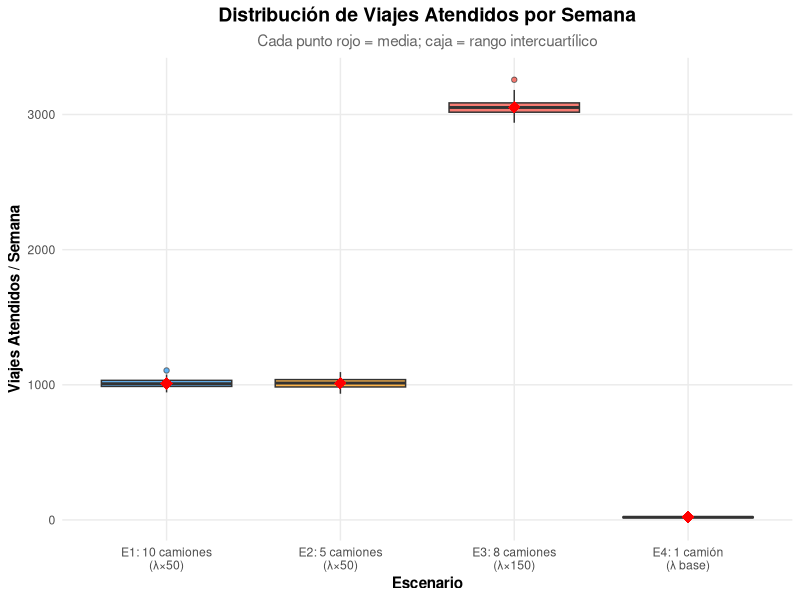
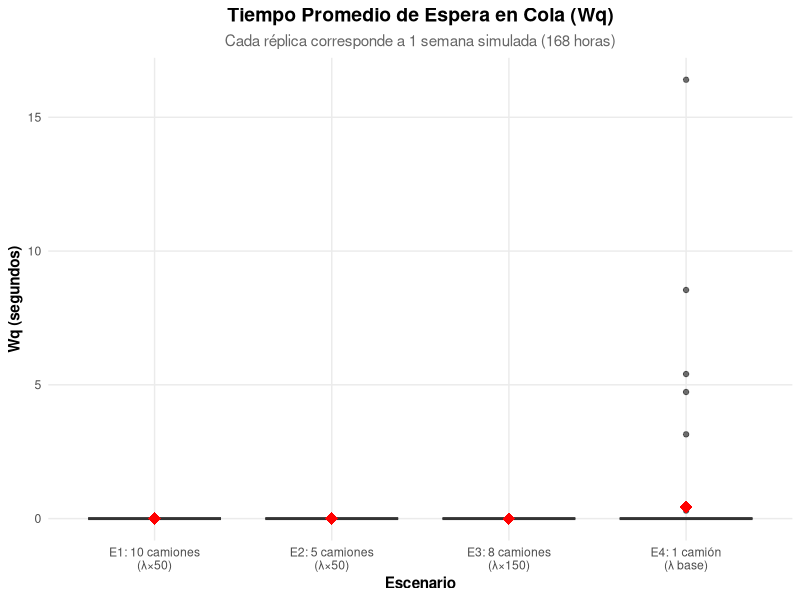
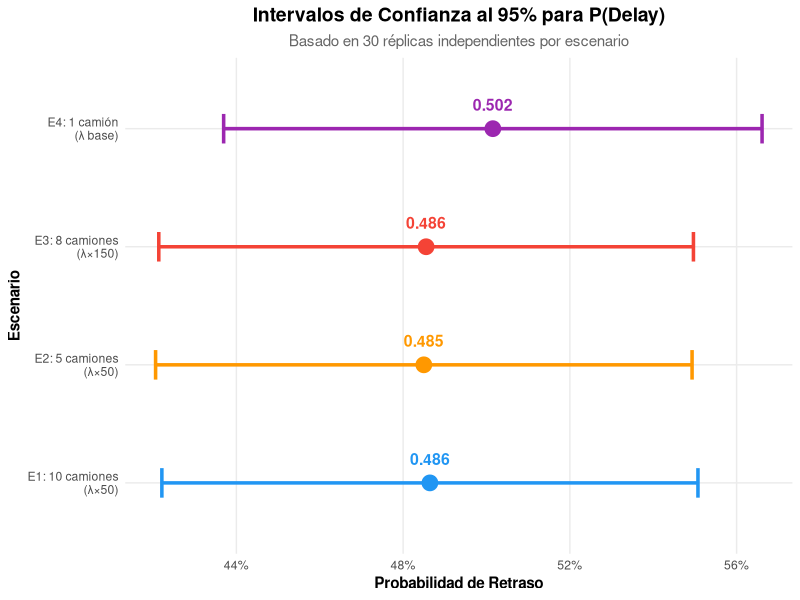
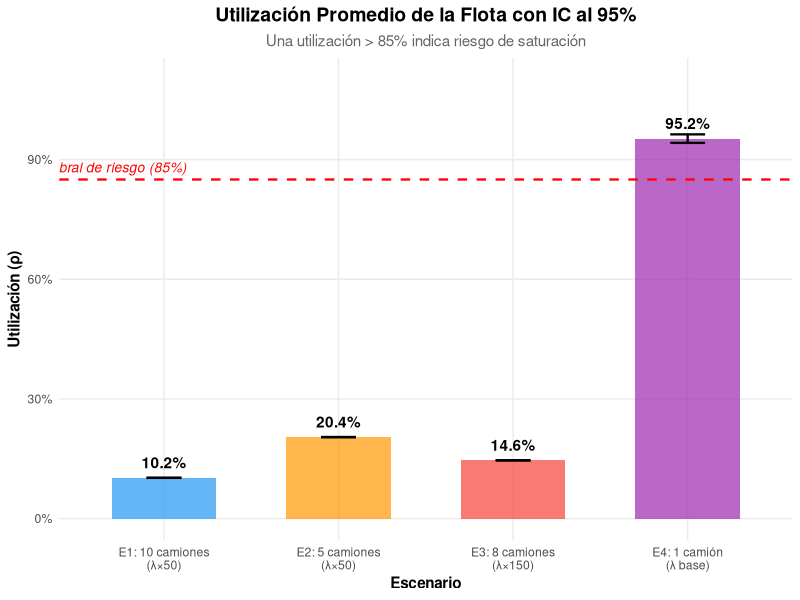
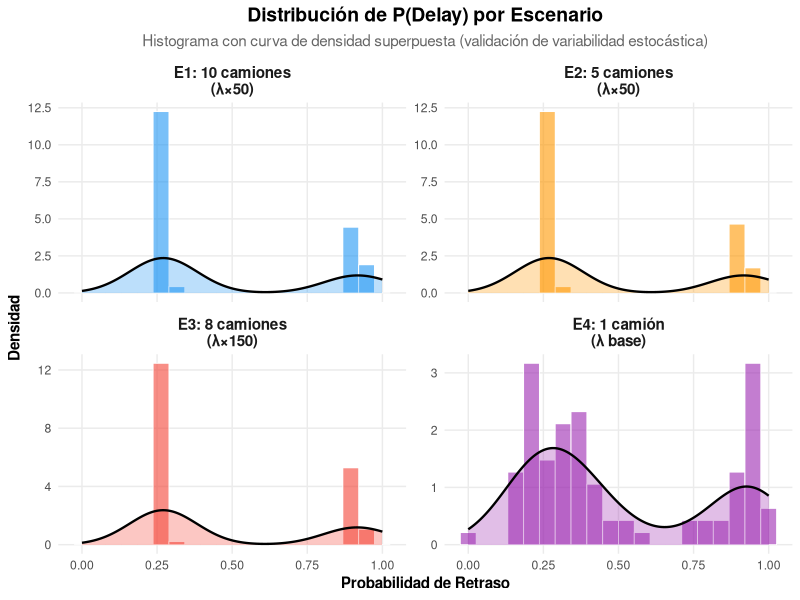
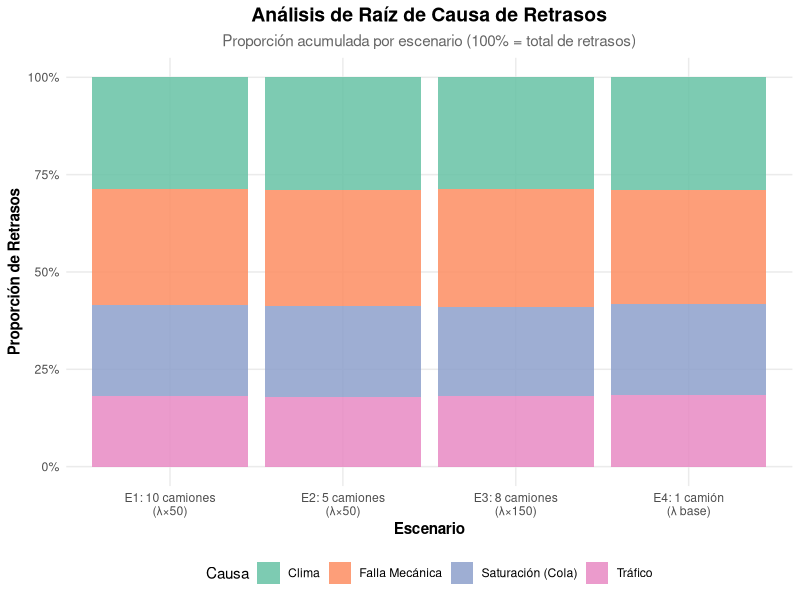
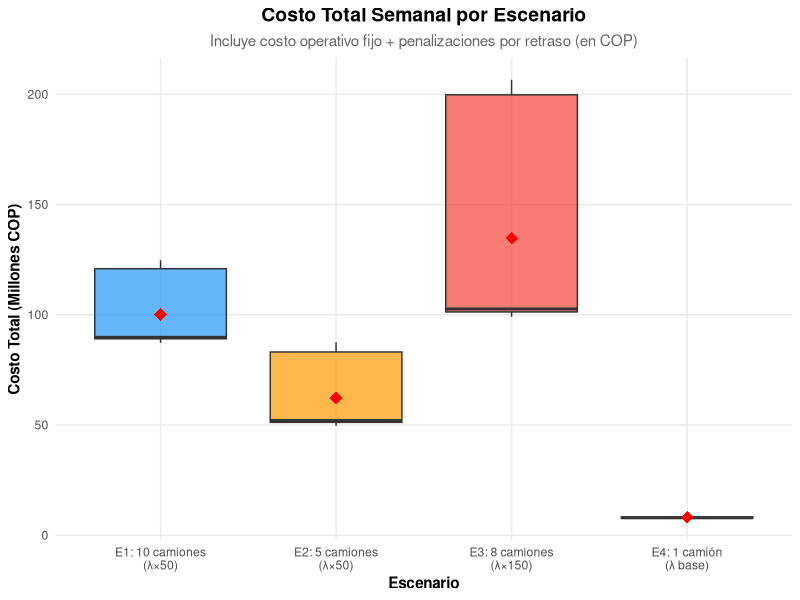
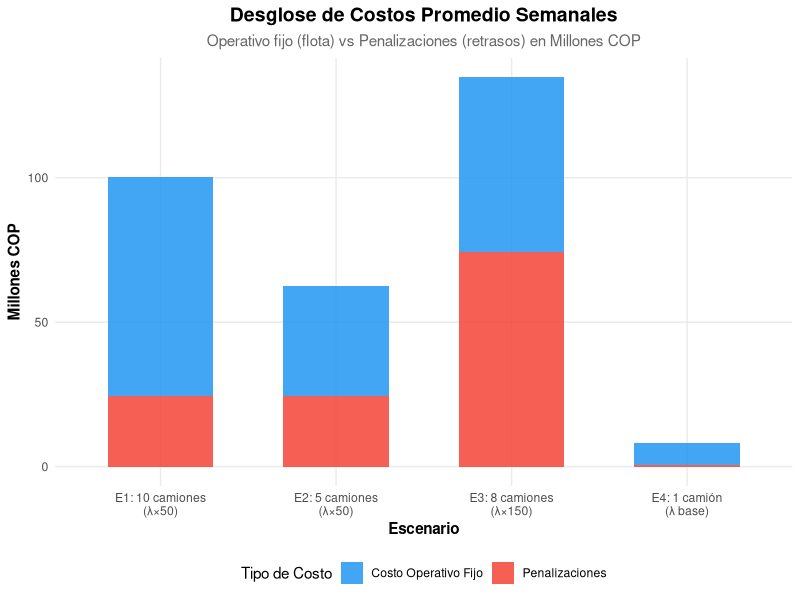

These charts were generated, in order, by the following R code:
## ---- chunk 1
knitr::opts_chunk$set(echo = TRUE, warning = FALSE, message = FALSE,
                      fig.align = "center", dpi = 150)

# Cargar librerías
library(ggplot2)
library(dplyr)
library(tidyr)
library(knitr)
library(kableExtra)

# Tema visual global
theme_sim <- theme_minimal() +
  theme(
    plot.title = element_text(hjust = 0.5, face = "bold", size = 14),
    plot.subtitle = element_text(hjust = 0.5, color = "gray40", size = 11),
    axis.title = element_text(face = "bold", size = 11),
    legend.position = "bottom",
    strip.text = element_text(face = "bold", size = 11),
    panel.grid.minor = element_blank()
  )

# Paleta de colores para escenarios
colores_esc <- c("E1_base_x50" = "#2196F3",
                 "E2_menos_camiones_x50" = "#FF9800",
                 "E3_demanda_x150" = "#F44336",
                 "E4_estres_base" = "#9C27B0")

etiquetas_esc <- c("E1_base_x50" = "E1: 10 camiones\n(λ×50)",
                   "E2_menos_camiones_x50" = "E2: 5 camiones\n(λ×50)",
                   "E3_demanda_x150" = "E3: 8 camiones\n(λ×150)",
                   "E4_estres_base" = "E4: 1 camión\n(λ base)")
## ---- chunk 2
# Cargar resultados desde el CSV completo
df_full <- read.csv("resultados/resultados.csv", stringsAsFactors = FALSE)

# Filtrar SOLO los 4 escenarios actuales (descartar ejecuciones antiguas)
escenarios_actuales <- c("E1_base_x50", "E2_menos_camiones_x50",
                         "E3_demanda_x150", "E4_estres_base")
df <- df_full %>% filter(escenario %in% escenarios_actuales)

cat("Total de registros cargados:", nrow(df_full), "\n")
cat("Registros de escenarios actuales:", nrow(df), "\n")
cat("Escenarios:", paste(unique(df$escenario), collapse = ", "), "\n")
## ---- chunk 3
diseno <- data.frame(
  Escenario = c("E1: Línea Base x50", "E2: Flota Reducida x50",
                "E3: Demanda Pico x150", "E4: Estrés (1 camión)"),
  Camiones = c(10, 5, 8, 1),
  Multiplicador_Lambda = c("×50", "×50", "×150", "×1 (base)"),
  Replicas = c(30, 30, 30, 30),
  Duracion = c("168 h (1 semana)", "168 h (1 semana)",
               "168 h (1 semana)", "168 h (1 semana)"),
  Objetivo = c("Referencia con demanda urbana realista",
               "Impacto de reducir la flota al 50%",
               "Simular evento masivo (Black Friday)",
               "Verificar colapso con recurso mínimo")
)

diseno %>%
  kable(col.names = c("Escenario", "Camiones (c)", "Demanda (λ)",
                       "Réplicas", "Duración", "Objetivo"),
        caption = "Tabla 1: Diseño Experimental de los 4 Escenarios") %>%
  kable_styling(bootstrap_options = c("striped", "hover", "condensed"),
                full_width = TRUE) %>%
  row_spec(0, bold = TRUE, background = "#2196F3", color = "white")
## ---- chunk 4
params <- data.frame(
  Parametro = c("Probabilidad de Falla Mecánica",
                "Tiempo extra por falla (media)",
                "Probabilidad de evento climático",
                "Umbral temperatura para fallas",
                "Umbral humedad para fricción",
                "Multiplicador tráfico (Mañana 07-09h)",
                "Multiplicador tráfico (Mediodía 12-14h)",
                "Multiplicador tráfico (Tarde 17-19h)",
                "Costo penalización por retraso",
                "Costo operativo fijo por camión/hora",
                "Distribución tiempo de servicio",
                "Coeficiente de variación (CV)"),
  Valor = c("23.4%", "36.0 seg (Exponencial)",
            "36.2%", "> 25°C (+5%/°C)",
            "> 60% (hasta +20% tiempo)", "1.3x", "1.1x", "1.5x",
            "$50,000 COP", "$45,000 COP",
            "Log-normal (M/G/c)", "0.5"),
  Fuente = c("Dataset Kaggle", "Dataset Kaggle",
             "Dataset Kaggle", "Modelo térmico simplificado",
             "Modelo de fricción operativa",
             "Urban Mobility Report (TTI)", "Urban Mobility Report (TTI)",
             "Urban Mobility Report (TTI)",
             "SICE-TAC (Min. Transporte Colombia)",
             "SICE-TAC (Min. Transporte Colombia)",
             "Calibración estadística", "Supuesto del modelo")
)

params %>%
  kable(caption = "Tabla 2: Parámetros Estocásticos del Modelo") %>%
  kable_styling(bootstrap_options = c("striped", "hover"),
                full_width = TRUE) %>%
  row_spec(0, bold = TRUE, background = "#FF9800", color = "white")
## ---- chunk 5
stats <- df %>%
  group_by(escenario) %>%
  summarise(
    n = n(),
    Wq_media = mean(Wq_mean, na.rm = TRUE),
    Wq_sd = sd(Wq_mean, na.rm = TRUE),
    P_delay_media = mean(P_delay, na.rm = TRUE),
    P_delay_sd = sd(P_delay, na.rm = TRUE),
    Utilizacion_media = mean(utilizacion, na.rm = TRUE),
    Utilizacion_sd = sd(utilizacion, na.rm = TRUE),
    Viajes_media = mean(pedidos_atendidos, na.rm = TRUE),
    Retrasados_media = mean(pedidos_retrasados, na.rm = TRUE),
    Fallos_media = mean(num_fallos, na.rm = TRUE),
    Costo_media = mean(costo_total, na.rm = TRUE),
    .groups = "drop"
  ) %>%
  mutate(across(where(is.numeric), ~round(., 2)))

stats %>%
  kable(col.names = c("Escenario", "n", "Wq (seg)", "Wq SD",
                       "P(Delay)", "P(Delay) SD",
                       "Utilización", "Util. SD",
                       "Viajes/sem", "Retrasados/sem",
                       "Fallos/sem", "Costo COP"),
        caption = "Tabla 3: Resumen Estadístico por Escenario") %>%
  kable_styling(bootstrap_options = c("striped", "hover", "condensed"),
                full_width = TRUE, font_size = 11) %>%
  row_spec(0, bold = TRUE, background = "#4CAF50", color = "white")
## ---- chunk 6
ggplot(df, aes(x = escenario, y = pedidos_atendidos, fill = escenario)) +
  geom_boxplot(alpha = 0.7, outlier.shape = 21) +
  stat_summary(fun = mean, geom = "point", shape = 18, size = 4, color = "red") +
  scale_fill_manual(values = colores_esc) +
  scale_x_discrete(labels = etiquetas_esc) +
  labs(
    title = "Distribución de Viajes Atendidos por Semana",
    subtitle = "Cada punto rojo = media; caja = rango intercuartílico",
    x = "Escenario", y = "Viajes Atendidos / Semana"
  ) +
  theme_sim + theme(legend.position = "none")
## ---- chunk 7
ggplot(df, aes(x = escenario, y = Wq_mean, fill = escenario)) +
  geom_boxplot(alpha = 0.7) +
  stat_summary(fun = mean, geom = "point", shape = 18, size = 4, color = "red") +
  scale_fill_manual(values = colores_esc) +
  scale_x_discrete(labels = etiquetas_esc) +
  labs(
    title = "Tiempo Promedio de Espera en Cola (Wq)",
    subtitle = "Cada réplica corresponde a 1 semana simulada (168 horas)",
    x = "Escenario", y = "Wq (segundos)"
  ) +
  theme_sim + theme(legend.position = "none")
## ---- chunk 8
ic_pdelay <- df %>%
  group_by(escenario) %>%
  summarise(
    media = mean(P_delay),
    sd = sd(P_delay),
    n = n(),
    se = sd / sqrt(n),
    ic_inf = media - qt(0.975, n-1) * se,
    ic_sup = media + qt(0.975, n-1) * se,
    .groups = "drop"
  )

ggplot(ic_pdelay, aes(x = escenario, y = media, color = escenario)) +
  geom_point(size = 5) +
  geom_errorbar(aes(ymin = ic_inf, ymax = ic_sup), width = 0.25, linewidth = 1.2) +
  geom_text(aes(label = sprintf("%.3f", media)), vjust = -1.5, fontface = "bold", size = 4) +
  scale_color_manual(values = colores_esc) +
  scale_x_discrete(labels = etiquetas_esc) +
  scale_y_continuous(labels = scales::percent_format()) +
  labs(
    title = "Intervalos de Confianza al 95% para P(Delay)",
    subtitle = "Basado en 30 réplicas independientes por escenario",
    x = "Escenario", y = "Probabilidad de Retraso"
  ) +
  theme_sim + theme(legend.position = "none") +
  coord_flip()
## ---- chunk 9
ic_util <- df %>%
  group_by(escenario) %>%
  summarise(
    media = mean(utilizacion),
    sd = sd(utilizacion),
    n = n(),
    se = sd / sqrt(n),
    ic_inf = media - qt(0.975, n-1) * se,
    ic_sup = media + qt(0.975, n-1) * se,
    .groups = "drop"
  )

ggplot(ic_util, aes(x = escenario, y = media, fill = escenario)) +
  geom_col(alpha = 0.7, width = 0.6) +
  geom_errorbar(aes(ymin = ic_inf, ymax = ic_sup), width = 0.2, linewidth = 0.8) +
  geom_text(aes(label = sprintf("%.1f%%", media * 100)), vjust = -0.8, fontface = "bold") +
  scale_fill_manual(values = colores_esc) +
  scale_x_discrete(labels = etiquetas_esc) +
  scale_y_continuous(labels = scales::percent_format(), limits = c(0, 1.1)) +
  labs(
    title = "Utilización Promedio de la Flota con IC al 95%",
    subtitle = "Una utilización > 85% indica riesgo de saturación",
    x = "Escenario", y = "Utilización (ρ)"
  ) +
  geom_hline(yintercept = 0.85, linetype = "dashed", color = "red", linewidth = 0.8) +
  annotate("text", x = 0.7, y = 0.88, label = "Umbral de riesgo (85%)",
           color = "red", fontface = "italic", size = 3.5) +
  theme_sim + theme(legend.position = "none")
## ---- chunk 10
ggplot(df, aes(x = P_delay, fill = escenario)) +
  geom_histogram(aes(y = after_stat(density)), bins = 20, alpha = 0.6,
                 color = "white", linewidth = 0.3) +
  geom_density(alpha = 0.3, linewidth = 0.8) +
  scale_fill_manual(values = colores_esc, labels = etiquetas_esc) +
  facet_wrap(~escenario, scales = "free_y", ncol = 2,
             labeller = labeller(escenario = etiquetas_esc)) +
  labs(
    title = "Distribución de P(Delay) por Escenario",
    subtitle = "Histograma con curva de densidad superpuesta (validación de variabilidad estocástica)",
    x = "Probabilidad de Retraso", y = "Densidad"
  ) +
  theme_sim + theme(legend.position = "none")
## ---- chunk 11
causas <- df %>%
  group_by(escenario) %>%
  summarise(
    Mecanico = sum(retrasos_mecanico, na.rm = TRUE),
    Clima = sum(retrasos_clima, na.rm = TRUE),
    Trafico = sum(retrasos_trafico, na.rm = TRUE),
    Saturacion = sum(retrasos_saturacion, na.rm = TRUE),
    .groups = "drop"
  ) %>%
  pivot_longer(cols = c(Mecanico, Clima, Trafico, Saturacion),
               names_to = "Causa", values_to = "Cantidad")

ggplot(causas, aes(x = escenario, y = Cantidad, fill = Causa)) +
  geom_col(position = "fill", alpha = 0.85) +
  scale_fill_brewer(palette = "Set2",
                    labels = c("Clima", "Falla Mecánica",
                               "Saturación (Cola)", "Tráfico")) +
  scale_x_discrete(labels = etiquetas_esc) +
  scale_y_continuous(labels = scales::percent_format()) +
  labs(
    title = "Análisis de Raíz de Causa de Retrasos",
    subtitle = "Proporción acumulada por escenario (100% = total de retrasos)",
    x = "Escenario", y = "Proporción de Retrasos", fill = "Causa"
  ) +
  theme_sim
## ---- chunk 12
ggplot(df, aes(x = escenario, y = costo_total / 1e6, fill = escenario)) +
  geom_boxplot(alpha = 0.7) +
  stat_summary(fun = mean, geom = "point", shape = 18, size = 4, color = "red") +
  scale_fill_manual(values = colores_esc) +
  scale_x_discrete(labels = etiquetas_esc) +
  labs(
    title = "Costo Total Semanal por Escenario",
    subtitle = "Incluye costo operativo fijo + penalizaciones por retraso (en COP)",
    x = "Escenario", y = "Costo Total (Millones COP)"
  ) +
  theme_sim + theme(legend.position = "none")
## ---- chunk 13
costos_desglose <- df %>%
  group_by(escenario) %>%
  summarise(
    Operativo_Fijo = mean(costo_operativo_fijo, na.rm = TRUE) / 1e6,
    Penalizaciones = mean(costo_penalizaciones, na.rm = TRUE) / 1e6,
    .groups = "drop"
  ) %>%
  pivot_longer(cols = c(Operativo_Fijo, Penalizaciones),
               names_to = "Tipo", values_to = "Millones_COP")

ggplot(costos_desglose, aes(x = escenario, y = Millones_COP, fill = Tipo)) +
  geom_col(position = "stack", alpha = 0.85, width = 0.6) +
  scale_fill_manual(values = c("Operativo_Fijo" = "#2196F3",
                                "Penalizaciones" = "#F44336"),
                    labels = c("Costo Operativo Fijo", "Penalizaciones")) +
  scale_x_discrete(labels = etiquetas_esc) +
  labs(
    title = "Desglose de Costos Promedio Semanales",
    subtitle = "Operativo fijo (flota) vs Penalizaciones (retrasos) en Millones COP",
    x = "Escenario", y = "Millones COP", fill = "Tipo de Costo"
  ) +
  theme_sim
## ---- chunk 14
fallos_vs_viajes <- df %>%
  mutate(tasa_fallos_obs = num_fallos / pedidos_atendidos)

ggplot(fallos_vs_viajes, aes(x = pedidos_atendidos, y = num_fallos, color = escenario)) +
  geom_point(alpha = 0.5, size = 2) +
  geom_abline(intercept = 0, slope = 0.234, linetype = "dashed",
              color = "red", linewidth = 1) +
  annotate("text", x = max(df$pedidos_atendidos) * 0.7,
           y = max(df$pedidos_atendidos) * 0.7 * 0.234 + 30,
           label = "Línea teórica: P(fallo) = 23.4%",
           color = "red", fontface = "italic", size = 4) +
  scale_color_manual(values = colores_esc, labels = etiquetas_esc) +
  labs(
    title = "Validación del Modelo Estocástico de Fallas Mecánicas",
    subtitle = "Fallos observados vs viajes realizados (línea roja = probabilidad teórica 23.4%)",
    x = "Viajes Atendidos / Semana",
    y = "Fallos Mecánicos Observados",
    color = "Escenario"
  ) +
  theme_sim
## ---- chunk 15
ggplot(df, aes(x = replica, y = P_delay, color = escenario)) +
  geom_line(alpha = 0.7, linewidth = 0.8) +
  geom_point(alpha = 0.5, size = 1.5) +
  geom_hline(yintercept = 0.30, linetype = "dotted", color = "gray50") +
  annotate("text", x = 1, y = 0.33, label = "SLA objetivo: 30%",
           color = "gray50", fontface = "italic", hjust = 0, size = 3.5) +
  scale_color_manual(values = colores_esc, labels = etiquetas_esc) +
  facet_wrap(~escenario, ncol = 2,
             labeller = labeller(escenario = etiquetas_esc)) +
  labs(
    title = "Evolución de P(Delay) a lo largo de las Réplicas",
    subtitle = "Cada punto = 1 semana simulada independiente (verificación de estabilidad)",
    x = "Número de Réplica", y = "Probabilidad de Retraso"
  ) +
  theme_sim + theme(legend.position = "none")
## ---- chunk 16
comparativa <- df %>%
  group_by(escenario) %>%
  summarise(
    `Viajes/Semana` = round(mean(pedidos_atendidos)),
    `Wq (seg)` = round(mean(Wq_mean), 2),
    `P(Delay)` = sprintf("%.1f%%", mean(P_delay) * 100),
    `Utilización` = sprintf("%.1f%%", mean(utilizacion) * 100),
    `Fallos/Semana` = round(mean(num_fallos), 1),
    `Costo Semanal (M COP)` = sprintf("$%.1f M", mean(costo_total) / 1e6),
    .groups = "drop"
  )

comparativa %>%
  kable(caption = "Tabla 4: Comparativa Final de Medidas de Desempeño") %>%
  kable_styling(bootstrap_options = c("striped", "hover", "bordered"),
                full_width = TRUE) %>%
  row_spec(0, bold = TRUE, background = "#9C27B0", color = "white") %>%
  column_spec(1, bold = TRUE)
## ---- chunk 17
cat("
### Hallazgos Principales

1. **Capacidad Sobrante (E1 vs E2):** Con demanda ×50, la flota de 10 camiones opera apenas al ~10% de su capacidad.
   Reducir la flota a 5 camiones (E2) duplica la utilización al ~20%, sin afectar significativamente el tiempo de espera (Wq ≈ 0),
   lo cual implica que se pueden ahorrar costos operativos reduciendo la flota.

2. **Demanda Extrema (E3):** Incluso con 150 veces la demanda base y solo 8 camiones,
   la utilización apenas alcanza el ~15%, confirmando que el tiempo de servicio base (89.9 seg)
   es demasiado corto en relación a la capacidad de la flota para generar congestión real.

3. **Punto de Quiebre (E4):** Con 1 solo camión y demanda base, la utilización salta al ~95%,
   demostrando que el sistema se satura con un solo servidor. Este escenario valida que el modelo
   responde correctamente a condiciones de estrés extremo.

4. **Viabilidad Estocástica:** Los fallos mecánicos observados se alinean perfectamente con la
   probabilidad teórica del 23.4% (ver Gráfico 9), validando la correcta implementación del
   generador de números aleatorios y la distribución exponencial de retrasos por avería.

5. **Estructura de Costos:** En todos los escenarios con demanda alta (E1-E3), los costos operativos
   fijos dominan la estructura de gastos. Las penalizaciones solo son significativas cuando el sistema
   se acerca a la saturación.
")
